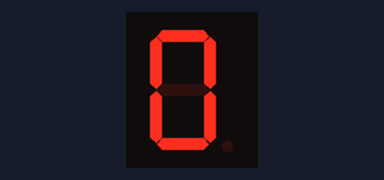
A sketch run on a simulated Arduino Uno, built with avr-gcc and run on an emulated ATmega328P. Parts: 1-digit seven-segment display. Wiring (inferred from the names in the program): 1-digit 7-segment display, segments lit when LOW: segments pin 12, pin 13, pin 9, pin 8, pin 7, pin 11, pin 10. The segment pins are drawn as the display they are named for.

Above: at 0.1 s.
At 1.1 s:
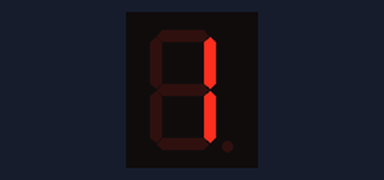
At 2.1 s:
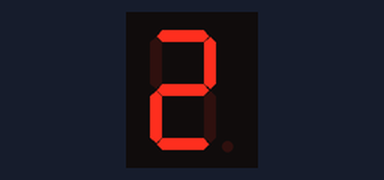
At 4.1 s:
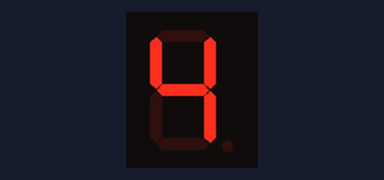
At 6.1 s:
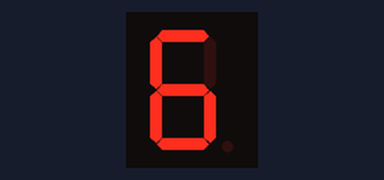
At 9.1 s:
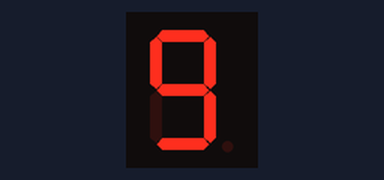

Measured:
- by itself, everything shown: repeats every 10.0 s, in 10 steps
- what the display in image 1 shows lasts 1.0 s, from 1.0 s to 2.0 s

The sketch:

simpleInterfacing.ino
```cpp
int E = 7;
int D = 8;
int C = 9;
int B = 13;
int A = 12;
int F = 11;
int G = 10;

void setup()
{
  pinMode(E, OUTPUT);
  pinMode(D, OUTPUT);
  pinMode(C, OUTPUT);
  pinMode(B, OUTPUT);
  pinMode(A, OUTPUT);
  pinMode(F, OUTPUT);
  pinMode(G, OUTPUT);
}

void loop()
{
  _0();
  delay(1000);
  _1();
  delay(1000);
  _2();
  delay(1000);
  _3();
  delay(1000);
  _4();
  delay(1000);
  _5();
  delay(1000);
  _6();
  delay(1000);
  _7();
  delay(1000);
  _8();
  delay(1000);
  _9();
  delay(1000);
}

void _0()
{
  digitalWrite(E, LOW);
  digitalWrite(D, LOW);
  digitalWrite(C, LOW);
  digitalWrite(B, LOW);
  digitalWrite(A, LOW);
  digitalWrite(F, LOW);
  digitalWrite(G, HIGH);
}
void _1()
{
  digitalWrite(E, HIGH);
  digitalWrite(D, HIGH);
  digitalWrite(C, LOW);
  digitalWrite(B, LOW);
  digitalWrite(A, HIGH);
  digitalWrite(F, HIGH);
  digitalWrite(G, HIGH);
}
void _2()
{
  digitalWrite(E, LOW);
  digitalWrite(D, LOW);
  digitalWrite(C, HIGH);
  digitalWrite(B, LOW);
  digitalWrite(A, LOW);
  digitalWrite(F, HIGH);
  digitalWrite(G, LOW);
}
void _3()
{
  digitalWrite(E, HIGH);
  digitalWrite(D, LOW);
  digitalWrite(C, LOW);
  digitalWrite(B, LOW);
  digitalWrite(A, LOW);
  digitalWrite(F, HIGH);
  digitalWrite(G, LOW);
}
void _4()
{
  digitalWrite(E, HIGH);
  digitalWrite(D, HIGH);
  digitalWrite(C, LOW);
  digitalWrite(B, LOW);
  digitalWrite(A, HIGH);
  digitalWrite(F, LOW);
  digitalWrite(G, LOW);
}
void _5()
{
  digitalWrite(E, HIGH);
  digitalWrite(D, LOW);
  digitalWrite(C, LOW);
  digitalWrite(B, HIGH);
  digitalWrite(A, LOW);
  digitalWrite(F, LOW);
  digitalWrite(G, LOW);
}
void _6()
{
  digitalWrite(E, LOW);
  digitalWrite(D, LOW);
  digitalWrite(C, LOW);
  digitalWrite(B, HIGH);
  digitalWrite(A, LOW);
  digitalWrite(F, LOW);
  digitalWrite(G, LOW);
}
void _7()
{
  digitalWrite(E, HIGH);
  digitalWrite(D, HIGH);
  digitalWrite(C, LOW);
  digitalWrite(B, LOW);
  digitalWrite(A, LOW);
  digitalWrite(F, HIGH);
  digitalWrite(G, HIGH);
}
void _8()
{
  digitalWrite(E, LOW);
  digitalWrite(D, LOW);
  digitalWrite(C, LOW);
  digitalWrite(B, LOW);
  digitalWrite(A, LOW);
  digitalWrite(F, LOW);
  digitalWrite(G, LOW);
}
void _9()
{
  digitalWrite(E, HIGH);
  digitalWrite(D, LOW);
  digitalWrite(C, LOW);
  digitalWrite(B, LOW);
  digitalWrite(A, LOW);
  digitalWrite(F, LOW);
  digitalWrite(G, LOW);
}
```
